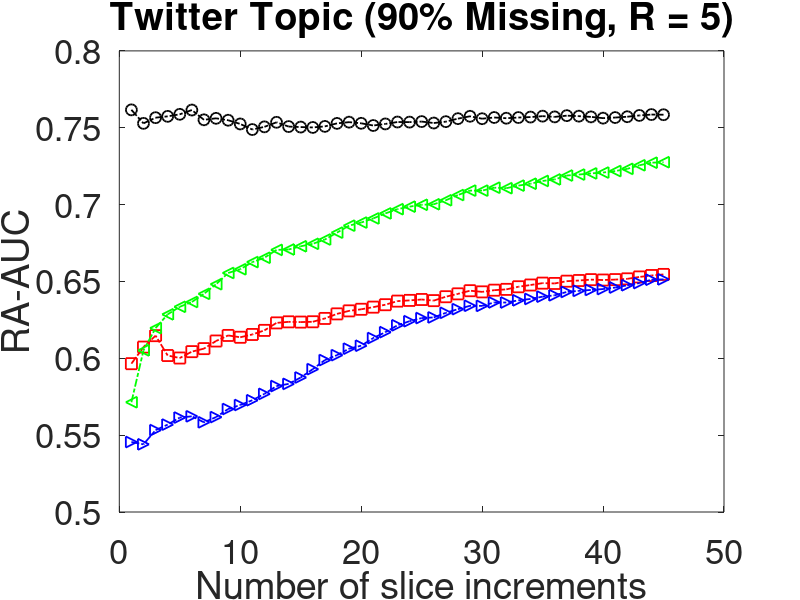

Source code (MATLAB):
clear all;
close all;

df = load('r5.mat');
% mast mis90
mast = df.mis90_r5(:,1);
% tncp mis90
tncp = df.mis90_r5(:,2);
% als mis90
als = df.mis90_r5(:,3);
% our-v-3 mis90
our= df.mis90_r5(:,4);

nrank = [1:1:45];

figure (1);
hold on;
box on;
%change color
plot(nrank, mast,  'rs-.','LineWidth',1.3, 'MarkerSize',8);
plot(nrank, tncp, 'g<-.','LineWidth',1.3, 'MarkerSize',8);
plot(nrank, als, 'b>-.','LineWidth',1.3, 'MarkerSize',8);
plot(nrank, our, 'ko-.', 'LineWidth',1.3, 'MarkerSize',8);

%legend('MAST','TNCP','CP-ALS','POST');
%legend.FontSize = 30;
%lgd = legend('Ours-Win-1','Ours-Win-2','Ours-Win-3', 'GP-PTF');
%lgd.FontSize = 25;
ylabel('RA-AUC', 'FontSize',25);
xlabel('Number of slice increments','FontSize',25);
title('Twitter Topic (90% Missing, R = 5)','FontSize',25)

% xlim([0.9,101]);
 %ylim([0,1]);
% set(gca,'XTick',10:10:100, 'FontSize',25);
set(gca, 'FontSize',25);
 %set(gca,'YTick',[0.55, 0.65, 0.75, 0.85], 'FontSize',25);
 set(gca,'FontSize',25);

